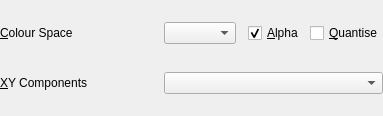
<?xml version="1.0" encoding="UTF-8"?>
<ui version="4.0">
 <class>GfxPaint::ColourPlaneWidget</class>
 <widget class="QWidget" name="GfxPaint::ColourPlaneWidget">
  <property name="geometry">
   <rect>
    <x>0</x>
    <y>0</y>
    <width>383</width>
    <height>116</height>
   </rect>
  </property>
  <property name="windowTitle">
   <string>Form</string>
  </property>
  <layout class="QGridLayout" name="gridLayout" columnstretch="1,0,0,0,0">
   <property name="leftMargin">
    <number>0</number>
   </property>
   <property name="topMargin">
    <number>0</number>
   </property>
   <property name="rightMargin">
    <number>0</number>
   </property>
   <property name="bottomMargin">
    <number>0</number>
   </property>
   <item row="0" column="0">
    <widget class="QLabel" name="colourSpaceLabel">
     <property name="text">
      <string>&amp;Colour Space</string>
     </property>
     <property name="buddy">
      <cstring>colourSpaceComboBox</cstring>
     </property>
    </widget>
   </item>
   <item row="2" column="0" colspan="5">
    <layout class="QVBoxLayout" name="colourPlaneLayout"/>
   </item>
   <item row="0" column="4">
    <widget class="QCheckBox" name="quantiseCheckBox">
     <property name="text">
      <string>&amp;Quantise</string>
     </property>
    </widget>
   </item>
   <item row="0" column="3">
    <widget class="QCheckBox" name="alphaCheckBox">
     <property name="text">
      <string>&amp;Alpha</string>
     </property>
     <property name="checked">
      <bool>true</bool>
     </property>
    </widget>
   </item>
   <item row="1" column="0">
    <widget class="QLabel" name="xYComponentsLabel">
     <property name="text">
      <string>&amp;XY Components</string>
     </property>
     <property name="buddy">
      <cstring>xYComponentsComboBox</cstring>
     </property>
    </widget>
   </item>
   <item row="0" column="1">
    <widget class="QComboBox" name="colourSpaceComboBox"/>
   </item>
   <item row="1" column="1" colspan="4">
    <widget class="QComboBox" name="xYComponentsComboBox"/>
   </item>
  </layout>
 </widget>
 <tabstops>
  <tabstop>colourSpaceComboBox</tabstop>
  <tabstop>alphaCheckBox</tabstop>
  <tabstop>quantiseCheckBox</tabstop>
  <tabstop>xYComponentsComboBox</tabstop>
 </tabstops>
 <resources/>
 <connections/>
</ui>
